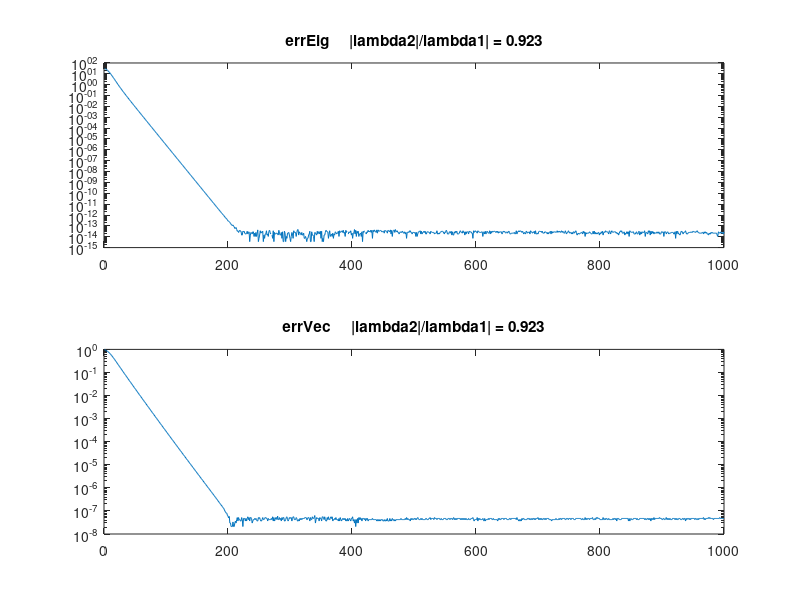

Here is the MATLAB script that generated this plot:
function ShowPowerMethod()
% Illustrates the convergence of the power method...

% Generate a random symmetric A...
n = 100;
A = randn(n,n); A = A+A';
% Use eig to compute the dominant eigenvalue and eigenvector...
[Q,D] = eig(A);
[lambda,idx] = sort(abs(diag(D)),'descend');
q1 = Q(:,idx(1));
lambda1 = D(idx(1),idx(1));
lambda2 = D(idx(2),idx(2));
% Now apply itMax steps of the power method with a random starting vector..
v = randn(n,1); 
v = v/norm(v);
itMax = 10*n;
for k=1:itMax
    w = A*v;
    v = w/norm(w);
    mu = v'*A*v;
    errEig(k) = abs(lambda1-mu);
    % The sine of the angle between q1 and v...
    errVec(k) = sqrt(abs(1 - (q1'*v)^2)) + eps;   % Add eps to avoid log(0) below
end
subplot(2,1,1)
% The error in the kth iterate is about (|lambda2|/|lambda1|)^2k
semilogy(errEig)
title(sprintf('errEig     |lambda2|/lambda1| = %5.3f',abs(lambda2/lambda1)))
subplot(2,1,2)
% The error in the kth iterate is about (|lambda2|/|lambda1|)^k
semilogy(errVec)
title(sprintf('errVec     |lambda2|/lambda1| = %5.3f',abs(lambda2/lambda1)))
shg
